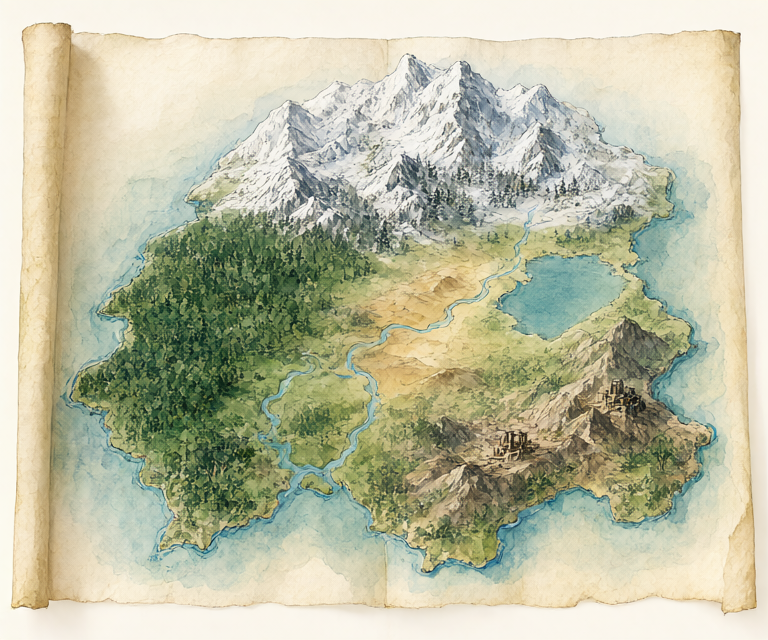
#> input picture scripts/world/island_map_src.png, 768 x 640 px
$ python -i terrain_base.py   (imports and definitions only)
#> lines starting #> are read from the running program, lines starting #| are printed output that depends on the picture; after the words box and inside, x2 and y2 are one past the last pixel; in counts of white or black regions, pixels touching at a corner belong together
"""世界の地形の読み取りの基礎: 定数・画像の読み込み・ノイズ・距離・フィルタの道具"""
import os
import numpy as np
from collections import deque
from PIL import Image, ImageFilter, ImageDraw


ROOT = os.path.dirname(os.path.dirname(os.path.dirname(os.path.abspath(__file__))))


IMAGE = os.path.join(ROOT, 'scripts', 'world', 'island_map_src.png')   # 地形を読み取る元の画像（768×640。巻物と海の余白つき）。ギルドの壁の地図は、余白を切った public/images/objects/island_map.png


GW, GH = 20, 15            # メッシュの数


MESH = 64                  # 1 メッシュのマス数


W, H = GW * MESH, GH * MESH  # 世界のマス数（1280×960）


# 地形の種類（コード）
SEA, SNOW, CONIFER, FOREST, GRASS, DESERT, ROCK, TROPICAL = range(8)


NAMES = ['sea', 'snow', 'conifer', 'forest', 'grass', 'desert', 'rock', 'tropical']


# 南国（画像の南の一帯。川の枝分かれ（中洲）より南の草原。画像の座標）
TROPICAL_POLY = [(335, 470), (430, 495), (520, 515), (600, 525), (610, 560), (520, 580), (440, 576), (400, 548), (360, 512)]


# 炭鉱（画像の遺跡の位置。画像の座標）と、広がり（マス）
MINES = [(612, 405), (505, 470)]


MINE_R = 26


# 北の雪山の輪郭（画像の座標 x, y。画像を見て指定）
NORTH_POLY = [(190, 205), (215, 180), (235, 150), (262, 125), (287, 100), (320, 108), (340, 85), (375, 70), (406, 52), (430, 70), (461, 60), (480, 85), (501, 85), (520, 95), (541, 83), (556, 100), (574, 112), (604, 130), (624, 148), (654, 160), (672, 172), (676, 192), (668, 215), (650, 235), (630, 245), (560, 247), (480, 245), (400, 240), (330, 236), (260, 232), (200, 226), (160, 230), (150, 245)]


# 川（画像の座標。上流 → 下流）。dict: pts（点）, width（幅。マス）, ford（浅瀬の間隔。マス）, sea（True なら、最後の向きのまま、海まで延ばす）
RIVERS = [
    # 本流: 北の山から、砂地の脇を通り、南西の湾へ
    dict(pts=[(528, 215), (524, 240), (505, 268), (478, 293), (455, 308), (430, 322), (405, 328), (380, 335), (358, 352), (352, 372), (372, 388), (374, 410), (362, 428), (350, 452), (335, 470), (322, 484)], width=4, ford=120, sea=True),
    # 支流（大きな枝分かれ）: 本流から別れ、西の森の南へ
    dict(pts=[(352, 372), (322, 372), (298, 372), (278, 390), (266, 408), (272, 426), (268, 442), (280, 462), (296, 482)], width=4, ford=120, sea=True),
    # 本流の河口の、もう 1 本の流れ（三角州）: 東の海岸へ
    dict(pts=[(350, 452), (364, 470), (376, 490), (384, 506)], width=3, ford=70, sea=True),
    # 西の大森林の小川: 森の中から、西の海岸へ
    dict(pts=[(262, 262), (232, 288), (204, 322), (176, 350), (148, 376), (112, 392), (78, 398)], width=3, ford=90, sea=True),
    # --- 北の雪山の連峰から流れ出る川（山の麓から）---
    dict(pts=[(300, 205), (290, 235), (274, 256), (262, 262)], width=3, ford=70),                       # 西の麓 → 森の小川
    dict(pts=[(398, 222), (392, 250), (382, 288), (366, 326), (358, 352)], width=3, ford=80),           # 中央西の麓 → 本流（砂地の西）
    dict(pts=[(450, 232), (454, 258), (468, 282), (478, 293)], width=3, ford=70),                       # 中央の麓 → 本流
    dict(pts=[(580, 232), (574, 248), (570, 258)], width=3, ford=60),                                    # 東の麓 → 湖
    dict(pts=[(640, 214), (646, 240), (658, 266), (672, 290), (688, 316)], width=3, ford=80, sea=True),  # 北東の麓 → 東の海岸
    # --- 湖・本流のまわりの川 ---
    dict(pts=[(506, 304), (494, 300), (478, 293)], width=3, ford=50),                                    # 湖の出口 → 本流
    # --- 東の山々（岩山・炭鉱）から流れ出る川 ---
    dict(pts=[(562, 398), (524, 384), (484, 370), (440, 360), (398, 350), (372, 342)], width=3, ford=80),  # 南東の山 → 本流（草原を西へ）
    dict(pts=[(506, 466), (492, 500), (474, 530), (458, 556)], width=3, ford=80, sea=True),             # 南の山 → 南の海岸（南国へ）
    dict(pts=[(634, 336), (656, 350), (682, 358)], width=3, ford=60, sea=True),                          # 東の山 → 東の海岸
    # --- 大森林の、そのほかの小川 ---
    dict(pts=[(300, 330), (262, 346), (222, 372), (186, 420), (154, 456), (122, 474)], width=3, ford=90, sea=True),
    dict(pts=[(232, 430), (218, 470), (206, 506), (192, 540)], width=3, ford=80, sea=True),
]


# 山（x, y, 高さ（段）, 広がり（画像の px））
PEAKS_SNOW = [(287, 100, 22, 30), (340, 92, 20, 28), (406, 58, 27, 30), (461, 66, 27, 30), (501, 88, 22, 26), (541, 88, 27, 28), (574, 115, 18, 24), (604, 135, 16, 22), (320, 125, 16, 24), (250, 140, 14, 24), (440, 120, 18, 30), (520, 140, 16, 26)]


PEAKS_ROCK = [(628, 332, 17, 22), (572, 395, 12, 22), (505, 466, 14, 22), (440, 470, 12, 22), (612, 405, 12, 20), (660, 420, 8, 18), (470, 420, 8, 22)]


MAX_LEVEL = 35


BRIDGE_WIDTH = 2           # 橋の幅（マス）。橋は、川ごとの間隔（RIVERS の ford）で、川を横切る


# [14 lines left out: functions noise, fbm, not called in this run]


def _largest(m):
    h, w = m.shape
    seen = np.zeros_like(m, bool); best = None; bs = 0
    for y in range(h):
        for x in range(w):
            if m[y, x] and not seen[y, x]:
                q = deque([(y, x)]); seen[y, x] = True; cells = []
                while q:
                    a, b = q.popleft(); cells.append((a, b))
                    for da, db in ((1, 0), (-1, 0), (0, 1), (0, -1)):
                        p, r = a + da, b + db
                        if 0 <= p < h and 0 <= r < w and m[p, r] and not seen[p, r]:
                            seen[p, r] = True; q.append((p, r))
                if len(cells) > bs: bs = len(cells); best = cells
    out = np.zeros_like(m)
    for a, b in best: out[a, b] = True
    return out


def _fill_holes(m):
    h, w = m.shape
    bg = ~m; seen = np.zeros_like(m, bool); q = deque()
    for x in range(w):
        for y in (0, h - 1):
            if bg[y, x] and not seen[y, x]: seen[y, x] = True; q.append((y, x))
    for y in range(h):
        for x in (0, w - 1):
            if bg[y, x] and not seen[y, x]: seen[y, x] = True; q.append((y, x))
    while q:
        a, b = q.popleft()
        for da, db in ((1, 0), (-1, 0), (0, 1), (0, -1)):
            p, r = a + da, b + db
            if 0 <= p < h and 0 <= r < w and bg[p, r] and not seen[p, r]:
                seen[p, r] = True; q.append((p, r))
    return ~seen


def _dil(m, k): return np.asarray(Image.fromarray((m * 255).astype(np.uint8)).filter(ImageFilter.MaxFilter(k))) > 0


def _ero(m, k): return np.asarray(Image.fromarray((m * 255).astype(np.uint8)).filter(ImageFilter.MinFilter(k))) > 0


def box_mean(m, r):
    """(2r+1)×(2r+1) の窓の平均（積算表）。端は、端の値でのばす"""
    m = m.astype(np.float32)
    p = np.pad(m, ((r + 1, r), (r + 1, r)), mode='edge')
    c = p.cumsum(0).cumsum(1)
    n = 2 * r + 1
    return (c[n:, n:] - c[:-n, n:] - c[n:, :-n] + c[:-n, :-n]) / (n * n)


# [6 lines left out: function gauss, not called in this run]


def _mode_filter(cls, ncls, k):
    """k×k の窓で、いちばん多い種類にそろえる（ごま塩の除去）"""
    h, w = cls.shape
    best = np.zeros((h, w), np.float32) - 1; out = np.zeros((h, w), np.uint8)
    for c in range(ncls):
        m = (cls == c).astype(np.float32)
        s = box_mean(m, k // 2)
        better = s > best
        out[better] = c; best[better] = s[better]
    return out


def read_image():
    """画像から、陸地・地形の種類・湖を読み取る（画像の解像度 768×640）"""
    im = Image.open(IMAGE).convert('RGB')
    a = np.asarray(im).astype(np.float32) / 255
    r, g, b = a[..., 0], a[..., 1], a[..., 2]
    mx = a.max(2); mn = a.min(2); v = mx; s = (mx - mn) / np.maximum(mx, 1e-6)
    d = np.maximum(mx - mn, 1e-6)
    hue = np.where(mx == r, ((g - b) / d) % 6, np.where(mx == g, (b - r) / d + 2, (r - g) / d + 4)) * 60
    ih, iw = v.shape
#> ih = 640; iw = 768
    paper = (v > 0.86) & (s < 0.2)
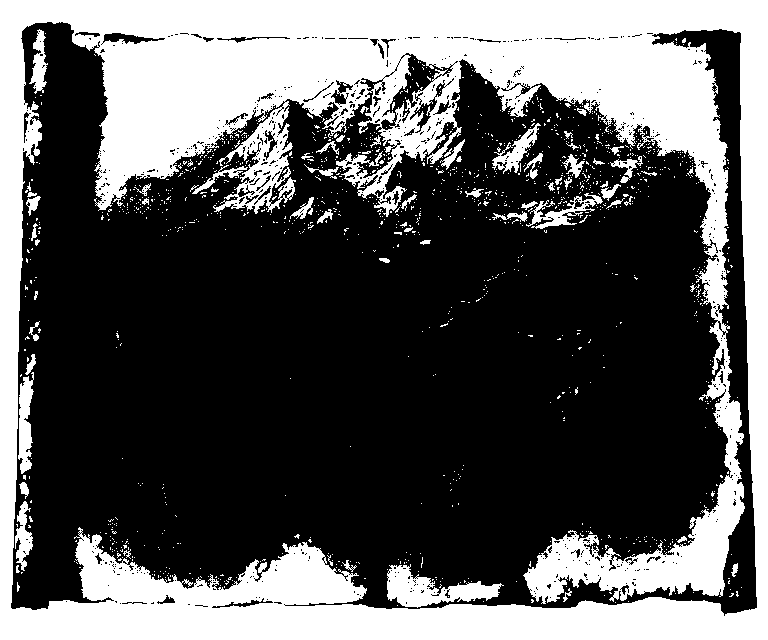
#> paper: shape (640, 768) bool; 35.7% white; 1279 white regions (1217 under 20 px), largest, box (x1, y1, x2, y2) and area: (0, 0, 768, 640) 162190, (387, 564, 504, 608) 2362, (18, 372, 34, 474) 1034
    water = (b > r + 0.04) & (hue > 130) & (hue < 260) & (s > 0.08) & ~paper
#> water: shape (640, 768) bool; 7.8% white; 1456 white regions (1362 under 20 px), largest, box (x1, y1, x2, y2) and area: (60, 390, 612, 580) 11252, (496, 255, 605, 340) 5785, (622, 182, 709, 423) 4440
    # 森: 緑が強い（色相 80 以上）暗め、または、とても暗い緑。草: 黄緑（色相 40〜80）。砂: 黄で明るい
    forest = (((hue >= 80) & (hue <= 170) & (s > 0.2) & (v < 0.7)) | ((v < 0.34) & (hue >= 55) & (s > 0.2))) & ~water
#> forest: shape (640, 768) bool; 8.4% white; 1196 white regions (1140 under 20 px), largest, box (x1, y1, x2, y2) and area: (79, 213, 372, 528) 34265, (289, 407, 334, 438) 622, (646, 439, 684, 471) 278
    redd = r - g   # 赤みが強い（砂・岩）ほど大きい。草は、緑と赤が同じくらい
    xx = np.arange(iw)[None, :] * np.ones((ih, 1)); yy0 = np.arange(ih)[:, None] * np.ones((1, iw))
    se0 = (xx > 380) & (yy0 > 300)
    sand = (redd > 0.045) & (v > 0.72) & (s > 0.25) & ~forest
#> sand: shape (640, 768) bool; 8.8% white; 800 white regions (734 under 20 px), largest, box (x1, y1, x2, y2) and area: (11, 23, 98, 608) 14294, (661, 30, 757, 613) 6929, (353, 299, 498, 410) 6418
    rock = (((redd > 0.03) & (v <= 0.72) & (s > 0.15)) | (se0 & (s < 0.22) & (v < 0.62) & (v > 0.25))) & ~forest & ~sand
#> rock: shape (640, 768) bool; 5% white; 1450 white regions (1407 under 20 px), largest, box (x1, y1, x2, y2) and area: (400, 321, 711, 527) 14217, (31, 174, 76, 610) 3847, (427, 367, 484, 395) 769
    grass = (hue > 40) & (hue < 130) & (s > 0.18) & ~forest & ~water & ~sand & ~rock
#> grass: shape (640, 768) bool; 17.5% white; 3123 white regions (3003 under 20 px), largest, box (x1, y1, x2, y2) and area: (331, 216, 691, 536) 23562, (71, 223, 525, 551) 22652, (412, 454, 578, 568) 3899
    snow = (s < 0.14) & (v > 0.55) & ~paper
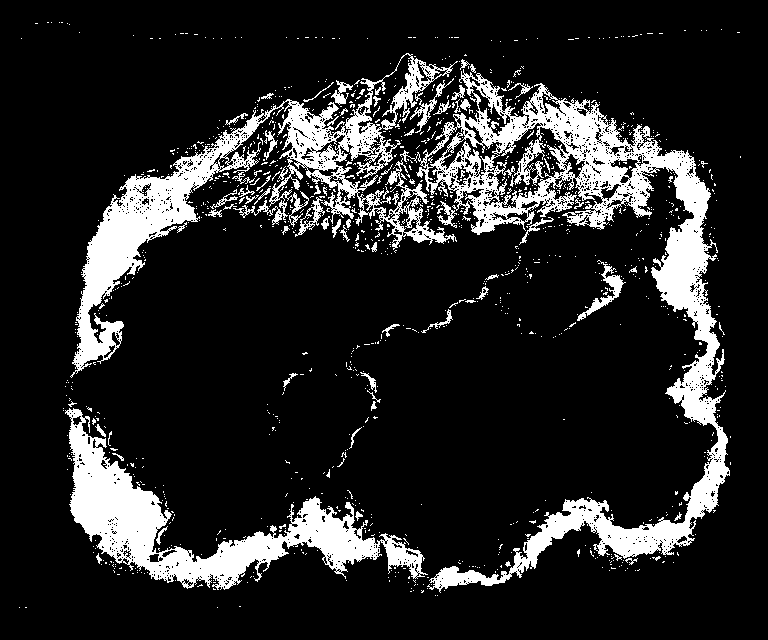
#> snow: shape (640, 768) bool; 15.1% white; 1156 white regions (1083 under 20 px), largest, box (x1, y1, x2, y2) and area: (400, 69, 730, 593) 30678, (70, 53, 458, 378) 20017, (65, 408, 428, 590) 16047
    cls = np.zeros((ih, iw), np.uint8)   # 0 紙・1 水・2 森・3 草・4 砂・5 岩・6 雪
    for k, m in [(6, snow), (5, rock), (4, sand), (3, grass), (2, forest), (1, water)]:
        cls[m] = k
#> this loop made 6 passes
#> k on passes 1, 2, 3, 5, 6: 6, 5, 4, 2, 1
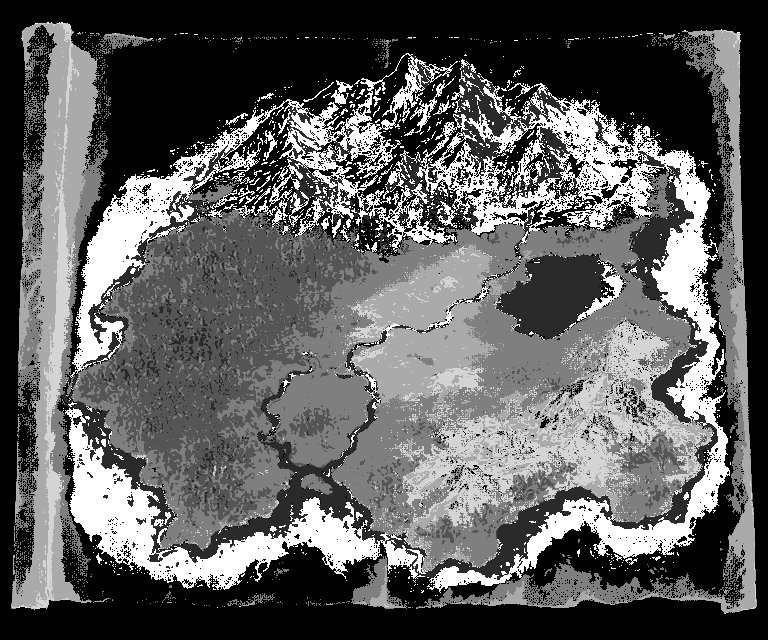
#> cls: shape (640, 768); min 0, max 6, mean 2.21; drawn with min black and max white
    # 陸地: 南側は色から、北は輪郭の点から
    land = np.isin(cls, [2, 3, 4, 5])
#> land: shape (640, 768) bool; 39.6% white; 916 white regions (888 under 20 px), largest, box (x1, y1, x2, y2) and area: (71, 210, 525, 551) 72941, (331, 216, 713, 573) 70276, (11, 23, 108, 610) 28119
    land[:235, :] = False
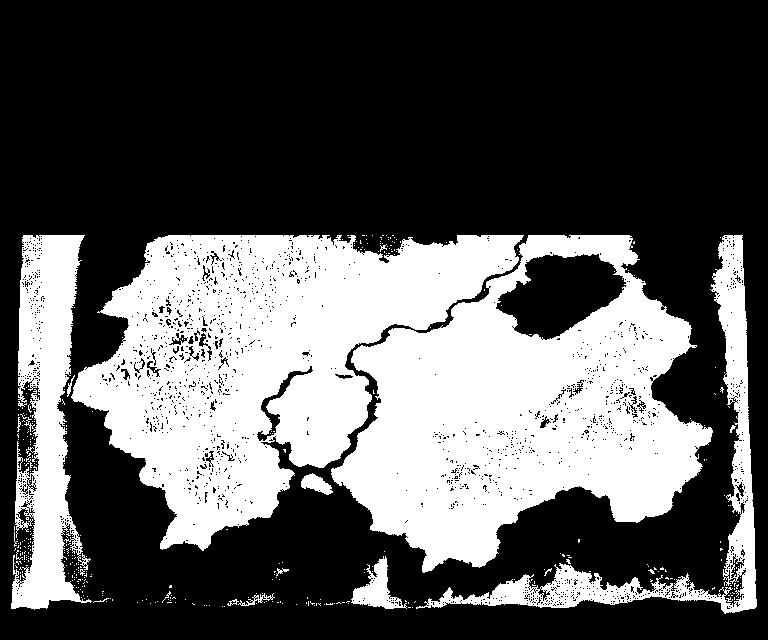
#> land: shape (640, 768) bool; 35% white; 386 white regions (369 under 20 px), largest, box (x1, y1, x2, y2) and area: (71, 235, 524, 551) 70744, (331, 235, 713, 573) 69358, (11, 235, 92, 610) 16653
    land = _ero(_dil(land, 5), 5)
#> in _dil, `def _dil(m, k): return np.asarray(Image.fromarray((m * 255).astype(np...`: returned value: shape (640, 768) bool; 40.9% white; 13 white regions, largest, box (x1, y1, x2, y2) and area: (9, 233, 715, 612) 178023, (304, 233, 759, 616) 21447, (220, 591, 285, 609) 686
#> in _ero, `def _ero(m, k): return np.asarray(Image.fromarray((m * 255).astype(np...`: returned value: shape (640, 768) bool; 37.6% white; 37 white regions (29 under 20 px), largest, box (x1, y1, x2, y2) and area: (11, 235, 713, 610) 167047, (306, 235, 757, 614) 16486, (301, 473, 333, 495) 402
    land[:, :74] = False; land[:, 735:] = False
#> after `land[:, 735:] = False`: land: shape (640, 768) bool; 32.5% white; 42 white regions (29 under 20 px), largest, box (x1, y1, x2, y2) and area: (74, 235, 713, 573) 146672, (306, 529, 735, 614) 8362, (710, 235, 735, 410) 2413
    land = _largest(land)
#> after the loop in _largest, `for a, b in best: out[a, b] = True`: out: shape (640, 768) bool; 29.8% white; 1 white region, box (x1, y1, x2, y2) and area: (74, 235, 713, 573) 146672
    land = _fill_holes(land)
#> after the loop in _fill_holes, `for x in range(w):`: seen: shape (640, 768) bool; 0.31% white in thin lines or dots
#> after the loop in _fill_holes, `for y in range(h):`: seen: shape (640, 768) bool; 0.57% white in thin lines or dots
#> after the loop in _fill_holes, `while q:`:
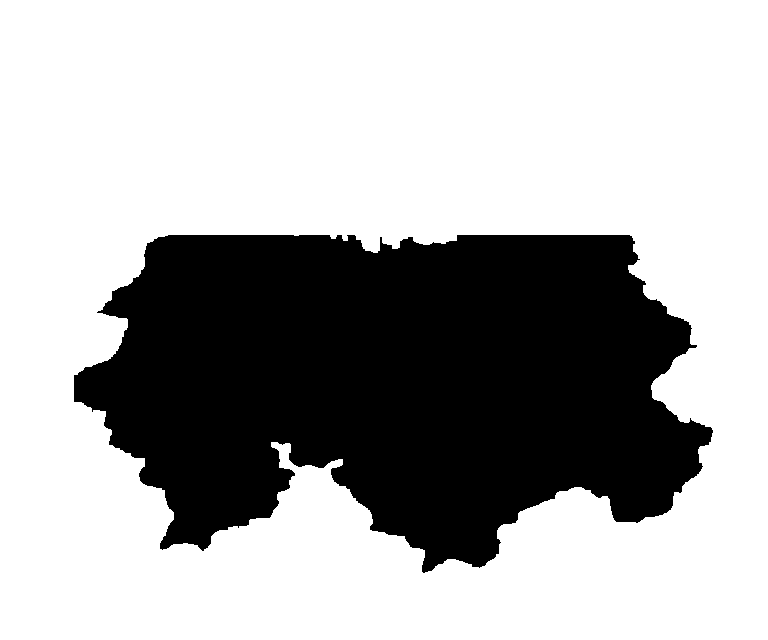
#> seen: shape (640, 768) bool; 68.5% white; 1 black region, box (x1, y1, x2, y2) and area: (74, 235, 713, 573) 154624
    poly = Image.new('L', (iw, ih), 0); ImageDraw.Draw(poly).polygon(NORTH_POLY, fill=255)
#> after `poly = Image.new('L', (iw, ih), 0)`: poly: PIL image 768x640 L; every value is 0
#> after `ImageDraw.Draw(poly).polygon(NORTH_POLY, fill=255)`: poly: PIL image 768x640 L; 12.9% white; 1 white region, box (x1, y1, x2, y2) and area: (150, 52, 677, 248) 63523
    north = np.asarray(poly) > 0
    land = _fill_holes(_ero(_dil(land | north, 7), 7))
#> in _dil (call 2), `def _dil(m, k): return np.asarray(Image.fromarray((m * 255).astype(np...`: returned value: shape (640, 768) bool; 46.1% white; 1 white region, box (x1, y1, x2, y2) and area: (71, 49, 716, 576) 226555
#> in _ero (call 2), `def _ero(m, k): return np.asarray(Image.fromarray((m * 255).astype(np...`: returned value: shape (640, 768) bool; 44.1% white; 1 white region, box (x1, y1, x2, y2) and area: (74, 52, 713, 573) 216817
#> after the loop in _fill_holes (call 2), `while q:`: seen: shape (640, 768) bool; 55.7% white; 1 black region, box (x1, y1, x2, y2) and area: (74, 52, 713, 573) 217662
    land = _largest(land)
    # 地形の種類（画像の解像度）
    biome = np.full((ih, iw), GRASS, np.uint8)
    yy = np.arange(ih)[:, None] * np.ones((1, iw))
    is_n = north & (yy < 246)
#> is_n: shape (640, 768) bool; 12.9% white; 1 white region, box (x1, y1, x2, y2) and area: (150, 52, 677, 246) 63446
    biome[cls == 2] = FOREST; biome[cls == 3] = GRASS; biome[cls == 4] = DESERT; biome[cls == 5] = ROCK
    se = (np.arange(iw)[None, :] > 380) & (yy > 300)
    biome[(cls == 6) & se] = ROCK
    biome[(cls == 0) & land] = DESERT
    # 北: 雪山（既定）・針葉樹（暗い緑）・草（緑）
    biome[is_n] = SNOW
    biome[is_n & (cls == 2)] = CONIFER
    biome[is_n & (cls == 3)] = GRASS
    biome[is_n & (cls == 4)] = GRASS
    # 水・紙と判定された陸の点は、周りの多数派に
    unk = land & np.isin(cls, [0, 1]) & ~is_n & ~(((cls == 0)) & land)
#> unk: shape (640, 768) bool; 2.2% white; 775 white regions (737 under 20 px), largest, box (x1, y1, x2, y2) and area: (496, 255, 605, 340) 5785, (325, 398, 377, 468) 454, (261, 437, 298, 473) 382
    biome = _mode_filter(np.where(land, biome, GRASS).astype(np.uint8), 7, 15)
#> after the loop in _mode_filter, `for c in range(ncls):`:
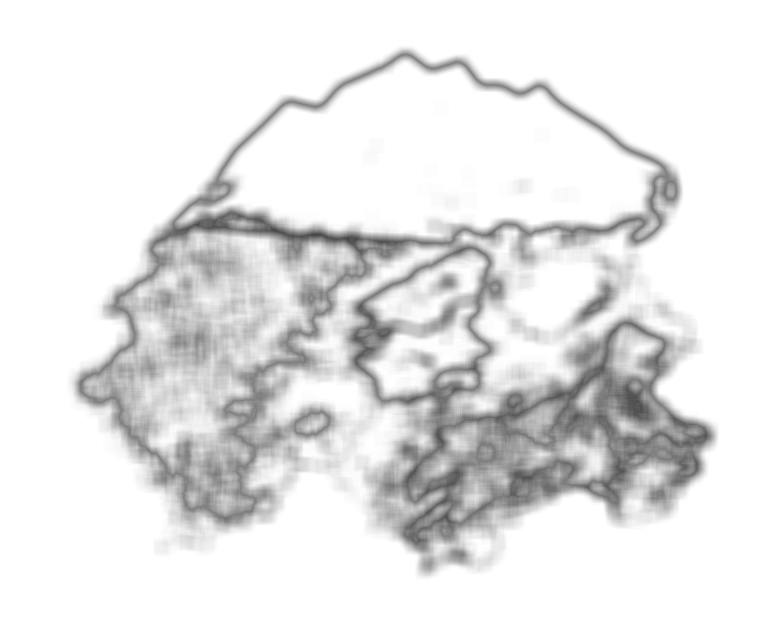
#> best: shape (640, 768) float32; min 0.258, max 1, mean 0.905
#> after the loop in _mode_filter, `for c in range(ncls):`:
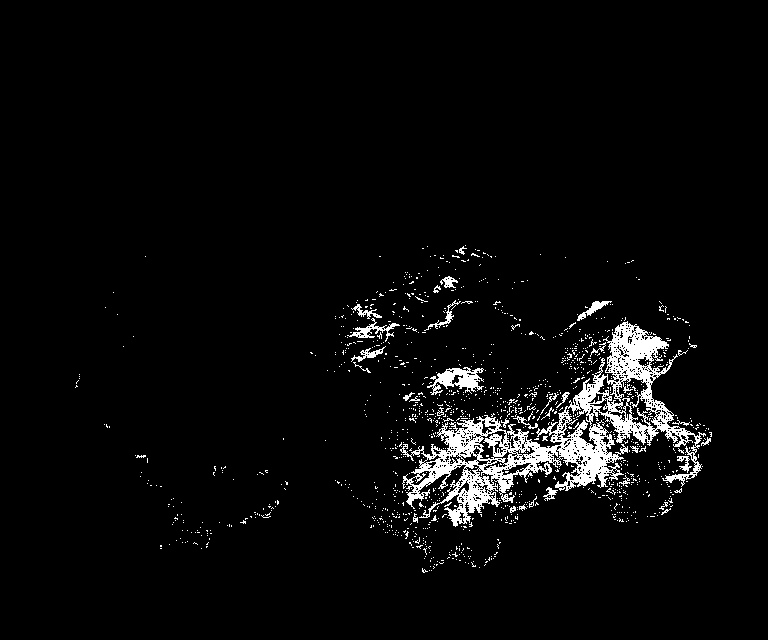
#> m: shape (640, 768) float32; values 0 (black) and 1 (white), 4.1% white; 1220 white regions (1185 under 20 px), largest, box (x1, y1, x2, y2) and area: (400, 321, 706, 527) 14146, (427, 367, 484, 395) 769, (347, 318, 400, 342) 316
    tp = Image.new('L', (iw, ih), 0); ImageDraw.Draw(tp).polygon(TROPICAL_POLY, fill=255)
    biome[(np.asarray(tp) > 0) & (biome == GRASS)] = TROPICAL   # 南国
    biome[~land] = SEA
    # 湖: 陸の中の、大きな水のかたまり
    lake_px = water & land & (hue > 150) & (hue < 250) & (v > 0.55) & (s > 0.12)
    lake = np.zeros_like(lake_px)
    seen = np.zeros_like(lake_px)
    for y in range(ih):
        for x in range(iw):
            if lake_px[y, x] and not seen[y, x]:
                q = deque([(y, x)]); seen[y, x] = True; cells = []
                while q:
                    p, c = q.popleft(); cells.append((p, c))
                    for da, db in ((1, 0), (-1, 0), (0, 1), (0, -1)):
                        u, t = p + da, c + db
                        if 0 <= u < ih and 0 <= t < iw and lake_px[u, t] and not seen[u, t]:
                            seen[u, t] = True; q.append((u, t))
                if len(cells) > 3000:
                    for p, c in cells: lake[p, c] = True
    lake = _fill_holes(_ero(_dil(lake, 9), 9)) & land
    return land, biome, lake


# [36 lines left out: functions _scale, _distance, _lipschitz, not called in this run]


def _mesh_frac(mask):
    """メッシュごとの、True の割合（GH×GW）"""
    return mask.astype(np.float32).reshape(GH, MESH, GW, MESH).mean(axis=(1, 3))


# [13 lines left out: function _shrink_lake, not called in this run]

>>> result = read_image()
